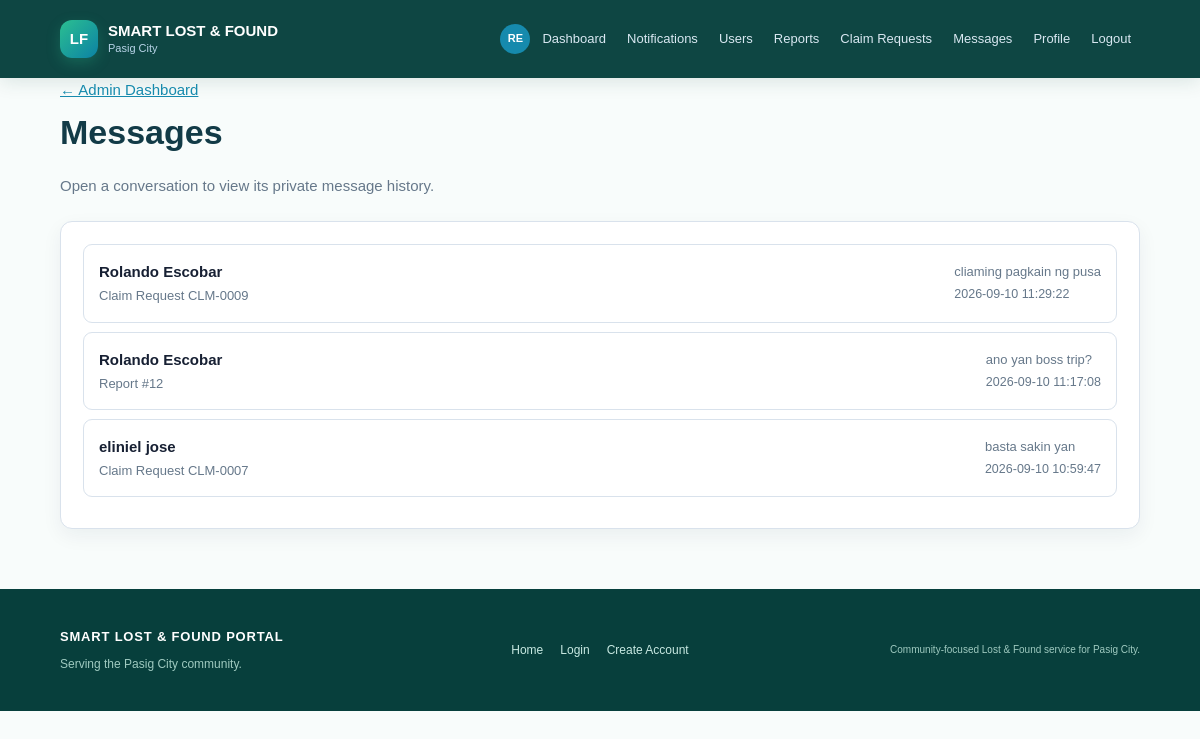
Page /admin/messages (signed in) on the committed database.
### tables this page shows
CREATE TABLE messages (id INTEGER PRIMARY KEY AUTOINCREMENT, sender_id INTEGER NOT NULL, recipient_id INTEGER, item_id INTEGER, claim_id INTEGER, body TEXT NOT NULL, created_at TEXT DEFAULT CURRENT_TIMESTAMP, read_at TEXT, FOREIGN KEY(sender_id) REFERENCES users(id), FOREIGN KEY(recipient_id) REFERENCES users(id), FOREIGN KEY(item_id) REFERENCES items(id), FOREIGN KEY(claim_id) REFERENCES claims(id));

CREATE TABLE users (id INTEGER PRIMARY KEY AUTOINCREMENT, username TEXT UNIQUE NOT NULL, email TEXT UNIQUE NOT NULL, password_hash TEXT NOT NULL, role TEXT NOT NULL DEFAULT 'STUDENT', full_name TEXT, student_id TEXT, security_question TEXT, security_answer_hash TEXT, account_status TEXT DEFAULT 'ACTIVE', created_at TEXT, profile_picture TEXT, theme_preference TEXT DEFAULT 'light');

### main.py (the view)
@app.route("/admin/messages")
def admin_messages():
    if (blocked := admin_required()):
        return blocked
    conn = get_connection()
    rows = conn.execute("SELECT messages.*,users.full_name,users.email,items.item_name FROM messages JOIN users ON users.id=messages.sender_id LEFT JOIN items ON items.id=messages.item_id ORDER BY messages.id DESC").fetchall()
    conn.close()
    conversations = {}
    for message in rows:
        key = (message["claim_id"], message["item_id"] if message["claim_id"] is None else None)
        if key not in conversations:
            conversations[key] = message
    return render_template("admin_messages.html", conversations=list(conversations.values()))

### database.py (called while the page is built)
def get_connection():
    conn = sqlite3.connect(DB_NAME)
    conn.row_factory = sqlite3.Row
    conn.execute("PRAGMA foreign_keys = ON")
    return conn

### main.py (called while the page is built)
def is_admin(user=None):
    return bool(user and str(user["role"]).upper() == "ADMIN")

def current_user():
    user_id = session.get("user_id")
    if not user_id:
        return None
    conn = get_connection()
    user = conn.execute("SELECT * FROM users WHERE id=?", (user_id,)).fetchone()
    conn.close()
    return user

def user_required(message="Please log in to continue."):
    if not session.get("user_id"):
        flash(message, "info")
        return redirect(url_for("login", next=request.path))
    return None

def admin_required():
    blocked = user_required("Please log in as an administrator to continue.")
    if blocked:
        return blocked
    if not is_admin(current_user()):
        abort(403)
    return None

def avatar_url(user):
    filename = user["profile_picture"] if user and "profile_picture" in user.keys() else None
    return url_for("static", filename=f"uploads/avatars/{filename}") if filename else None

def initials(user):
    name = (user["full_name"] if user and "full_name" in user.keys() else "") or "User"
    parts = [part for part in name.split() if part]
    return "".join(part[0] for part in parts[:2]).upper() or "U"

def claim_code(claim_id):
    return f"CLM-{claim_id:04d}"

@app.context_processor
def template_context():
    user = current_user()
    unread = 0
    if user:
        conn = get_connection()
        unread = conn.execute("SELECT COUNT(*) FROM notifications WHERE user_id=? AND is_read=0", (user["id"],)).fetchone()[0]
        conn.close()
    return {
        "current_user": user,
        "categories": CATEGORIES,
        "barangays": BARANGAYS,
        "all_barangays": ALL_BARANGAYS,
        "public_item_image": public_item_image,
        "avatar_url": avatar_url,
        "initials": initials,
        "unread_notifications": unread,
        "claim_code": claim_code,
        "theme": (user["theme_preference"] if user and user["theme_preference"] in ("light", "dark", "system") else "light") if user else "light"
    }

### templates/admin_messages.html
{% extends "base.html" %}{% block title %}Messages | Pasig City{% endblock %}{% block content %}<div class="page-head"><a href="{{ url_for('admin_dashboard') }}">&larr; Admin Dashboard</a><h1>Messages</h1><p class="muted">Open a conversation to view its private message history.</p></div><section class="panel"><div class="click-list">{% for message in conversations %}<a class="click-row" href="{{ url_for('admin_message_detail',claim_id=message['claim_id']) if message['claim_id'] else url_for('admin_report_detail',item_id=message['item_id']) }}"><div><b>{{ message['full_name'] or message['email'] }}</b><span>{% if message['claim_id'] %}Claim Request {{ claim_code(message['claim_id']) }}{% else %}Report #{{ message['item_id'] }}{% endif %}</span></div><div><span class="muted">{{ message['body'][:100] }}</span><small>{{ message['created_at'] }}</small></div></a>{% else %}<div class="empty">No active conversations.</div>{% endfor %}</div></section>{% endblock %}

### static/style.css (style rules this page uses)
* { box-sizing:border-box }
body { margin:0;background:#f5f7fa;color:#172033;font:15px/1.55 Arial,Helvetica,sans-serif }
.home-note,.primary-action,.feature-card,.action-card,.panel,.item-card,.admin-row { background:#fff;border:1px solid #d9e2ec;border-radius:12px;box-shadow:0 7px 20px rgba(16,42,67,.06) }
.page-head { margin-bottom:24px }
.page-head h1 { margin:5px 0;font-size:34px }
.muted { color:#66788a }
.form small,small { color:#66788a }
.panel { padding:22px;margin-bottom:22px }
.back-link,a { color:#168aad }
.click-list { display:flex;flex-direction:column }
.click-row { display:flex;align-items:center;justify-content:space-between;gap:18px;color:#172033;text-decoration:none;border:1px solid #d9e2ec;border-radius:9px;padding:15px;margin-bottom:9px }
.click-row div { display:flex;flex-direction:column;gap:3px }
.click-row span { color:#66788a;font-size:13px }

### static/home.css (style rules this page uses)
:root { --pasig-green: #087f5b; --pasig-green-dark: #075943; --pasig-blue: #087ea4; --pasig-ink: #123b47; --pasig-mist: #eef8f5; --pasig-line: #d8ebe5; }
body { background: #f8fcfb; color: var(--pasig-ink); }

### rows in the picture
messages: full_name "Rolando Escobar", claim "CLM-0009", body "cliaming pagkain ng pusa", created_at "2026-09-10 11:29:22"
messages: full_name "Rolando Escobar", item_id "12", body "ano yan boss trip?", created_at "2026-09-10 11:17:08"
messages: full_name "eliniel jose", claim "CLM-0007", body "basta sakin yan", created_at "2026-09-10 10:59:47"

### other values in the picture
{{ initials(current_user) }} "RE"
